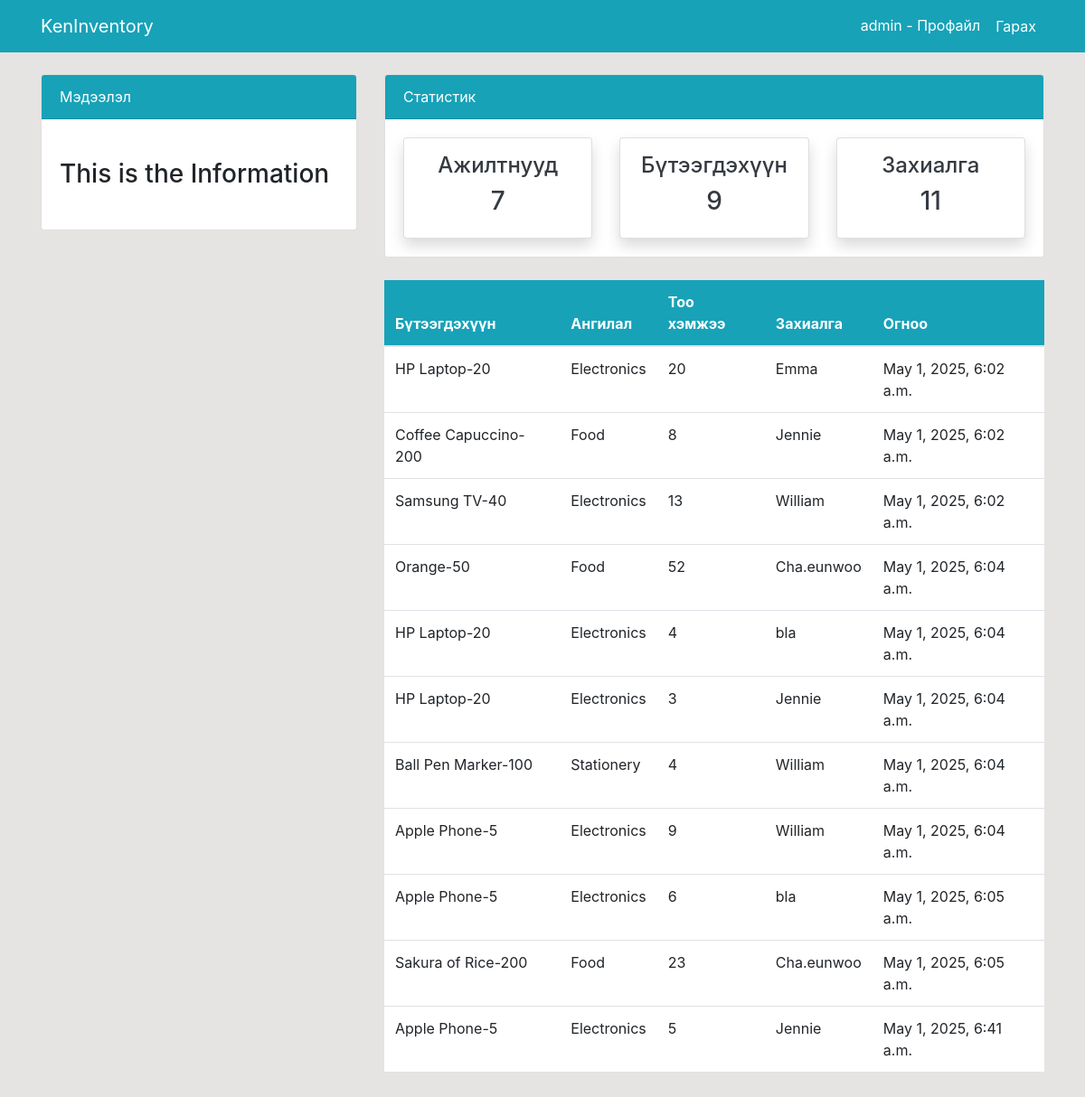
/order/ (signed in), run on the app's committed database.
### dashboard/models.py (models this page shows, shortened)
class Order(models.Model):
    product = models.ForeignKey(Product, on_delete=models.CASCADE)
    staff = models.ForeignKey(User,models.CASCADE , null = True)
    order_quantity = models.PositiveIntegerField(null= True)
    date = models.DateTimeField(auto_now_add=True)
    class Meta:
        verbose_name_plural = 'Order'

class Product(models.Model):
    name = models.CharField(max_length=100, null= True)
    category = models.CharField(max_length=20, choices=CATEGORY, null = True)
    quantity = models.PositiveIntegerField(null= True)
    class Meta:
        verbose_name_plural = 'Product'
    def __str__(self):
        return f'{self.name}-{self.quantity}'

### dashboard/views.py (the view)
# urls.py: path('order/', views.order, name='dashboard-order'),
@login_required
def order(request):
    orders = Order.objects.all()
    orders_count = orders.count()
    workers_count = User.objects.all().count()
    product_count = Product.objects.all().count()
    context = {
        'orders': orders,
        'workers_count': workers_count,
        'orders_count': orders_count,
        'product_count': product_count,
    }
    return render(request, 'dashboard/order.html' , context)

### templates/dashboard/order.html (shortened to what this page needs)
{% extends  'partials/base.html' %}
{% block content %}
{% include 'partials/topnav.html' %}
     <div class="container">
        <div class="row my-4">
            <div class="col-md-4">
            </div>
            <div class="col-md-8">
                <table class="table bg-white">
                    <thead class="bg-info">
                        <tr class="text-white">
                            <th scope="col">Бүтээгдэхүүн</th>
                            <th scope="col">Ангилал</th>
                            <th scope="col">Тоо хэмжээ</th>
                            <th scope="col">Захиалга</th>
                            <th scope="col">Огноо</th>
                        </tr>
                    </thead>
                    <tbody>
                        {% for orders in orders %}
                        <tr>
                            <td>{{ orders.product }}</td>
                            <td>{{ orders.product.category }}</td>
                            <td>{{ orders.order_quantity }}</td>
                            <td>
                                {{ orders.staff.username }}
                            </td>
                            <td>
                                {{ orders.date }}
                            </td>
                        </tr>
                       {% endfor %}
                    </tbody>
                </table>
            </div>
        </div>
    </div>
{% endblock %}

### templates/partials/nav.html (shortened to what this page needs)
<nav class="navbar navbar-expand-lg navbar-info bg-info">
    <div class="container">
        {% if user.is_authenticated %}
        <a class="navbar-brand text-white" href="{% url 'dashboard-index' %}">KenInventory</a>
        <div class="collapse navbar-collapse" id="navbarSupportedContent">
            <ul class="navbar-nav ml-auto">
                <li class="nav-item active">
                    <a class="nav-link text-white" href="{% url 'user-profile' %}">{{ user.username }}  - Профайл
                        <span class="sr-only">(current)</span></a>
                </li>
                <li class="nav-item">
                    <form method="POST" action="{% url 'user-logout' %}">
                        <button type="submit" class="nav-link btn btn-link text-white" ;">Гарах</button>
                    </form>
                </li>
            </ul>
            {% endif %}
        </div>
    </div>
</nav>

### static/style.css (style rules this page uses)
body { background: rgb(230, 227, 227); }

### data on the page
Order: product "HP Laptop-20", product.category "Electronics", order_quantity "20", staff.username "Emma", date "May 1, 2025, 6:02 a.m."
Order: product "Coffee Capuccino-200", product.category "Food", order_quantity "8", staff.username "Jennie", date "May 1, 2025, 6:02 a.m."
Order: product "Samsung TV-40", product.category "Electronics", order_quantity "13", staff.username "William", date "May 1, 2025, 6:02 a.m."
Order: product "Orange-50", product.category "Food", order_quantity "52", staff.username "Cha.eunwoo", date "May 1, 2025, 6:04 a.m."
Order: product "HP Laptop-20", product.category "Electronics", order_quantity "4", staff.username "bla", date "May 1, 2025, 6:04 a.m."
Order: product "HP Laptop-20", product.category "Electronics", order_quantity "3", staff.username "Jennie", date "May 1, 2025, 6:04 a.m."
Order: product "Ball Pen Marker-100", product.category "Stationery", order_quantity "4", staff.username "William", date "May 1, 2025, 6:04 a.m."
Order: product "Apple Phone-5", product.category "Electronics", order_quantity "9", staff.username "William", date "May 1, 2025, 6:04 a.m."
Order: product "Apple Phone-5", product.category "Electronics", order_quantity "6", staff.username "bla", date "May 1, 2025, 6:05 a.m."
Order: product "Sakura of Rice-200", product.category "Food", order_quantity "23", staff.username "Cha.eunwoo", date "May 1, 2025, 6:05 a.m."
Order: product "Apple Phone-5", product.category "Electronics", order_quantity "5", staff.username "Jennie", date "May 1, 2025, 6:41 a.m."

### other printed values
{{ user.username }} "admin"
{{ workers_count }} "7"
{{ product_count }} "9"
{{ orders_count }} "11"
